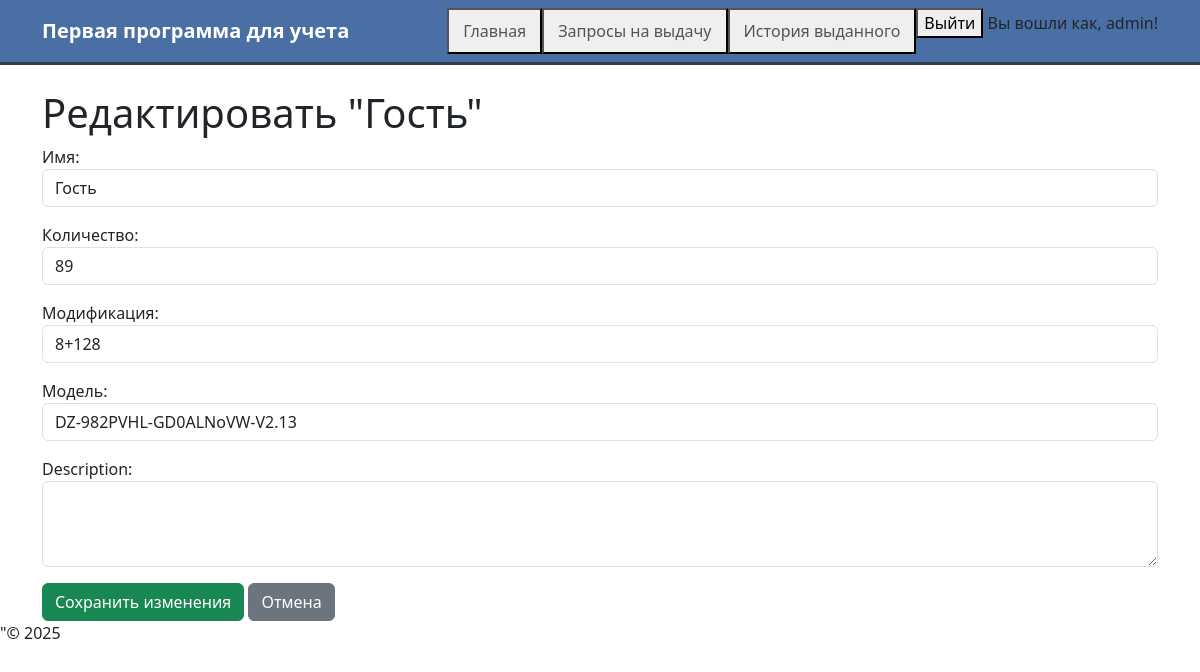
The app's page /edit/20/ (signed in) with its own data.
### inventory/models.py (models this page shows, shortened)
class Consumable(models.Model):
    model = models.CharField("Модель", max_length=100, blank=True)
    name = models.CharField("Имя", max_length=100)
    modification = models.CharField("Модификация", max_length=10, blank=True)
    quantity = models.PositiveIntegerField("Количество")
    description = models.TextField(blank=True, null=True)
    image = models.ImageField("Картинка", upload_to='consumables/', blank=True, null=True)
    class Meta:
        verbose_name="Запчасть для ремонта" # Задаёт человекочитаемое название модели в единственном числе(админка)
        verbose_name_plural="Запчасти для ремонта" #Задаёт человекочитаемое название модели в множественном числе(админка)
        ordering = ['name']

### inventory/views.py (the view)
# urls.py: path('edit/<int:pk>/', views.edit_consumable, name='edit_consumable'),
@login_required
def edit_consumable(request,pk): #pk — первичный ключ (id) редактируемого объекта, переданный из URL
    consumable=get_object_or_404(Consumable,pk=pk) #Пытается найти в базе данных объект Consumable с указанным pk(Если не найден — автоматически возвращает ошибку 404)
    if request.method=="POST":
        form =ConsumableForm(request.POST,instance=consumable) # instance=consumable — говорит Django: «не создавай новый объект, а обнови этот»
        if form.is_valid():
            messages.success(request, f"Расходник {consumable.name} успешно обновлён!")
            form.save() # Сохраняет изменения в базу данных (обновляет существующую запись).
            return redirect("consumables_list")
        else:
            messages.error(request,"Не удалось сохранить изменения. Проверьте данные.") # Если форма некорректна, показывает сообщение об ошибке. Пользователь останется на странице редактирования, и форма отобразится с ошибками.
    else:
        form =ConsumableForm(instance=consumable)
    return render(request,'inventory/edit_consumable.html', {'form': form, 'consumable': consumable})

### inventory/forms.py
class ConsumableForm(forms.ModelForm):
    class Meta:
        model=Consumable #  Указывает, что эта форма основана на модели Consumable
        fields =["name","modification","quantity","description",'model'] # Определяет, какие поля модели должны быть включены в форму
        """class="form-control" — CSS-класс из Bootstrap, который делает поле стилизованным (скруглённые углы, отступы, адаптивность и т.д.)."""
        widgets={
            "description": forms.Textarea(attrs={"rows":3,"class":"form-control"}), #form-control  настраивают внешний вид полей.
            "name":forms.TextInput(attrs={'class':'form-control'}),
            'modification':forms.TextInput(attrs={'class':'form-control'}),
            'quantity':forms.NumberInput(attrs={'class':'form-control','min':'0'}),
            'model':forms.TextInput(attrs={'class':'form-control'})
        }

### inventory/templates/inventory/edit_consumable.html (shortened to what this page needs)
{% extends "inventory/base.html" %}
{% block content %}
<h1>Редактировать "{{ consumable.name }}"</h1>
<form method="post">
    <div class="mb-3">
        {{ form.name.label_tag }}
        {{ form.name }}
    </div>
    <div class="mb-3">
        {{ form.quantity.label_tag }}
        {{ form.quantity }}
    </div>
    <div class="mb-3">
        {{ form.modification.label_tag }}
        {{ form.modification }}
    </div>
    <div class="mb-3">
        {{ form.model.label_tag }}
        {{ form.model }}
    </div>
    <div class="mb-3">
        {{ form.description.label_tag }}
        {{ form.description }}
    </div>
    <button type="submit" class="btn btn-success">Сохранить изменения</button>
    <a href="{% url 'consumables_list' %}" class="btn btn-secondary">Отмена</a>
</form>
{% endblock %}

### inventory/templates/inventory/base.html (shortened to what this page needs)
<!DOCTYPE html>
<html lang="ru">
<head>
    <link href="https://cdn.jsdelivr.net/npm/bootstrap@5.3.3/dist/css/bootstrap.min.css" rel="stylesheet">
    {% load static %}
    <link rel="stylesheet" type="text/css" href="{% static 'css/custom.css' %}">
</head>
<body>
    <nav class="navbar navbar-expand-lg navbar-light my-custom-navbar">
        <div class="container">
            <a class="navbar-brand" href="{% url 'section_selection' %}">Первая программа для учета</a>
            <div class="navbar-nav">
                {% if user.is_authenticated %}
                <button type="submit"> <a class="nav-link" href="{% url 'section_selection' %}">Главная</a></button>
                {% endif %}
                {% if user.is_staff %}
                <button type="submit"> <a class="nav-link" href="{% url 'issue_requests' %}">Запросы на выдачу  </a></button>
                {% endif %}
                {% if user.is_staff %}
                <button type="submit">    <a class="nav-link" href="{% url 'history_admin' %}">История выданного</a> </button>
                {% endif %}
                    {% if user.is_authenticated %}
                  <form method="post" action="{% url 'logout' %}">
                    <button type="submit">Выйти</button>
                      <span>Вы вошли как, {{ user.username }}!</span>
                  </form>
                    {% else %}
                <button type="submit"> <a href="{% url 'login' %}">Войти</a> </button>
                {% endif %}
            </div>
        </div>
    </nav>
    <div class="container mt-4">
        {% block content %}
        {% endblock %}
    </div>
</body>
</html>
<footer>"© 2025
</footer>

### static/css/custom.css (style rules this page uses)
.my-custom-navbar { background-color: #4a6fa5 !important; border-bottom: 3px solid #2c3e50; }
.my-custom-navbar .navbar-brand { color: white !important; font-weight: bold; }

### records on screen
Consumable: name "Гость", quantity "89", modification "8+128", model "DZ-982PVHL-GD0ALNoVW-V2.13"

### other values on screen
{{ user.username }} "admin"
